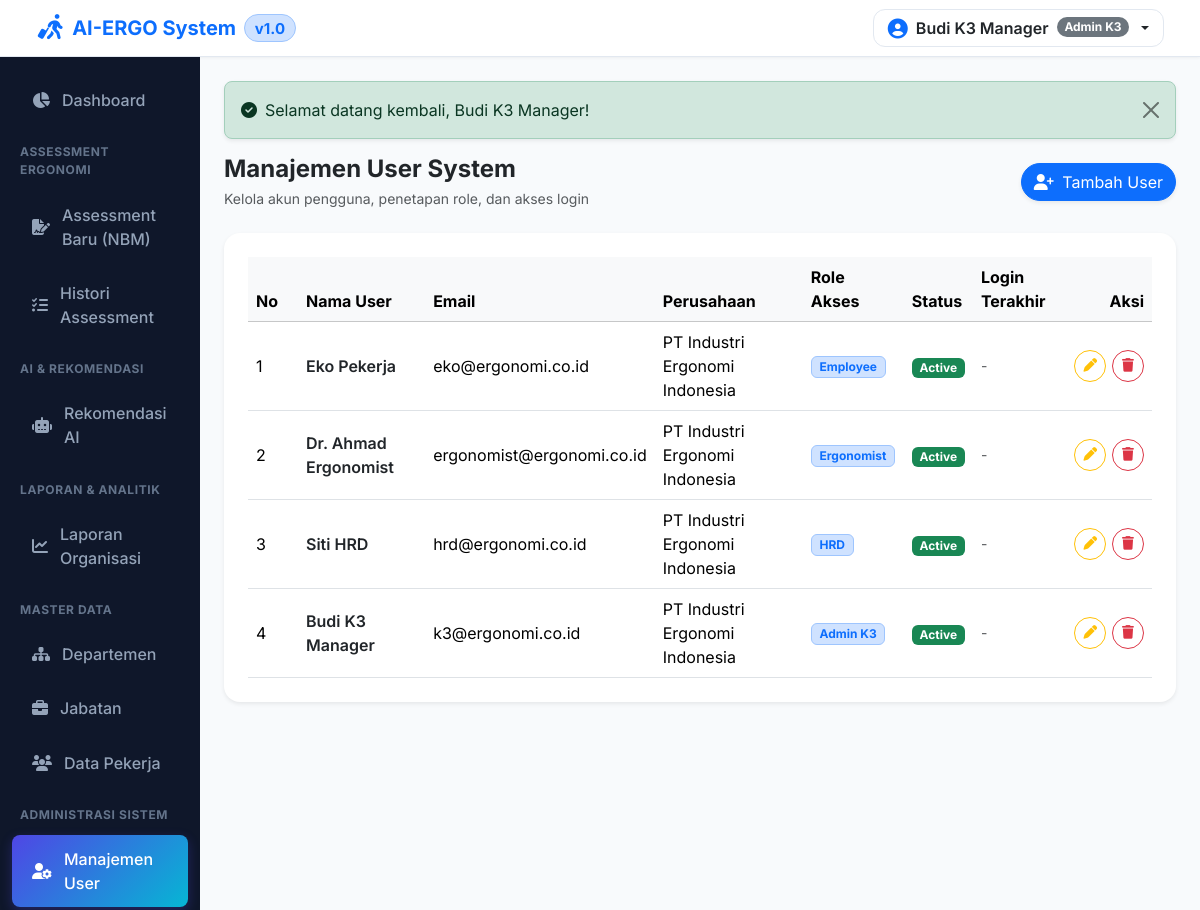
The app's page /admin/users (signed in) with its own data.
### tables this page shows
CREATE TABLE IF NOT EXISTS `settings` (
  `id` BIGINT UNSIGNED AUTO_INCREMENT PRIMARY KEY,
  `setting_group` VARCHAR(50) NOT NULL DEFAULT 'general',
  `setting_key` VARCHAR(100) NOT NULL UNIQUE,
  `setting_value` LONGTEXT NULL,
  `description` TEXT NULL
);

CREATE TABLE IF NOT EXISTS `users` (
  `id` BIGINT UNSIGNED AUTO_INCREMENT PRIMARY KEY,
  `company_id` BIGINT UNSIGNED NULL,
  `name` VARCHAR(255) NOT NULL,
  `email` VARCHAR(191) NOT NULL UNIQUE,
  `password` VARCHAR(255) NOT NULL,
  `status` ENUM('active', 'inactive') DEFAULT 'active',
  `last_login` DATETIME NULL,
  `created_at` TIMESTAMP DEFAULT CURRENT_TIMESTAMP,
  `updated_at` TIMESTAMP DEFAULT CURRENT_TIMESTAMP ON UPDATE CURRENT_TIMESTAMP,
  FOREIGN KEY (`company_id`) REFERENCES `companies` (`id`) ON DELETE SET NULL
);

CREATE TABLE IF NOT EXISTS `companies` (
  `id` BIGINT UNSIGNED AUTO_INCREMENT PRIMARY KEY,
  `name` VARCHAR(255) NOT NULL,
  `address` TEXT NULL,
  `phone` VARCHAR(50) NULL,
  `email` VARCHAR(100) NULL,
  `logo` VARCHAR(255) NULL,
  `status` ENUM('active', 'inactive') DEFAULT 'active',
  `created_at` TIMESTAMP DEFAULT CURRENT_TIMESTAMP,
  `updated_at` TIMESTAMP DEFAULT CURRENT_TIMESTAMP ON UPDATE CURRENT_TIMESTAMP
);

### core/App.php (called while the page is built, shortened)
<?php
class App {
    public function __construct() {
        require_once __DIR__ . '/../app/Helpers/Functions.php';
        spl_autoload_register(function ($class) {
            $prefixCore = 'Core\\';
            $prefixApp = 'App\\';
            if (strpos($class, $prefixCore) === 0) {
                $relativeClass = substr($class, strlen($prefixCore));
                $file = __DIR__ . '/' . str_replace('\\', '/', $relativeClass) . '.php';
                if (file_exists($file)) {
                    return;
                }
            }
            if (strpos($class, $prefixApp) === 0) {
                $relativeClass = substr($class, strlen($prefixApp));
                $file = __DIR__ . '/../app/' . str_replace('\\', '/', $relativeClass) . '.php';
                if (file_exists($file)) {
                    return;
                }
            }
        });
    }
    public function run(): void {
        Router::dispatch($_SERVER['REQUEST_URI'], $_SERVER['REQUEST_METHOD']);
    }
}

### app/Controllers/UserController.php (called while the page is built, shortened)
<?php
class UserController extends Controller {
    public function index() {
        $userModel = new User();
        $users = $userModel->getWithDetails();
        if (!has_role('Super Admin')) {
            $users = array_filter($users, function($u) {
                $roleNames = strtolower($u['role_names'] ?? '');
                return strpos($roleNames, 'super admin') === false && $u['id'] != 1;
            });
            $users = array_values($users);
        }
        $this->view('admin/users/index', ['users' => $users]);
    }
}

### public/index.php (called while the page is built)
<?php
require_once __DIR__ . '/../core/App.php';
$app = new Core\App();
$app->run();

### app/Helpers/Functions.php (called while the page is built, shortened)
<?php
if (!function_exists('get_setting')) {
    function get_setting($key, $default = '') {
        static $settingsMap = null;
        if ($settingsMap === null) {
            try {
                $settingModel = new \App\Models\Setting();
                $settingsMap = $settingModel->getAllAsKeyValue();
            } catch (\Exception $e) {
                $settingsMap = [];
            }
        }
        return $settingsMap[$key] ?? $default;
    }
}
if (!function_exists('base_url')) {
    function base_url($path = '') {
        static $detectedBase = null;
        if ($detectedBase === null) {
            if (isset($_SERVER['HTTP_HOST'])) {
                $scheme = (isset($_SERVER['HTTPS']) && $_SERVER['HTTPS'] === 'on') ? 'https' : 'http';
                $scriptDir = str_replace('\\', '/', dirname($_SERVER['SCRIPT_NAME'] ?? ''));
                $baseDir = preg_replace('#/public$#i', '', $scriptDir);
                $detectedBase = $scheme . '://' . $_SERVER['HTTP_HOST'] . rtrim($baseDir, '/');
            } else {
                $detectedBase = config('app.url', 'http://localhost/ergonomi');
            }
        }
        return rtrim($detectedBase, '/') . '/' . ltrim($path, '/');
    }
}
if (!function_exists('assets')) {
    function assets($path = '') {
        static $detectedAssetsBase = null;
        if ($detectedAssetsBase === null) {
            if (isset($_SERVER['HTTP_HOST'])) {
                $scheme = (isset($_SERVER['HTTPS']) && $_SERVER['HTTPS'] === 'on') ? 'https' : 'http';
                $scriptDir = str_replace('\\', '/', dirname($_SERVER['SCRIPT_NAME'] ?? ''));
                if (preg_match('#/public$#i', $scriptDir)) {
                    $detectedAssetsBase = $scheme . '://' . $_SERVER['HTTP_HOST'] . rtrim($scriptDir, '/') . '/assets/';
                } else {
                    $detectedAssetsBase = $scheme . '://' . $_SERVER['HTTP_HOST'] . rtrim($scriptDir, '/') . '/public/assets/';
                }
            } else {
                $detectedAssetsBase = base_url('public/assets/');
            }
        }
        return rtrim($detectedAssetsBase, '/') . '/' . ltrim($path, '/');
    }
}
if (!function_exists('upload_exists')) {
    function upload_exists($path = '') {
        if (empty($path)) return false;
        $fullPath = __DIR__ . '/../../public/' . ltrim($path, '/');
        return file_exists($fullPath);
    }
}
if (!function_exists('sanitize')) {
    function sanitize($data) {
        return htmlspecialchars(trim((string)$data), ENT_QUOTES, 'UTF-8');
    }
}
if (!function_exists('auth_user')) {
    function auth_user() {
        return $_SESSION['user'] ?? null;
    }
}
if (!function_exists('is_logged_in')) {
    function is_logged_in() {
        return auth_user() !== null;
    }
}

### core/Database.php (called while the page is built, shortened)
<?php
class Database {
    private static ?PDO $instance = null;
    public static function getInstance(): PDO {
        if (self::$instance === null) {
            $config = require __DIR__ . '/../config/database.php';
            $dsn = "mysql:host={$config['host']};port={$config['port']};dbname={$config['dbname']};charset={$config['charset']}";
            try {
                self::$instance = new PDO($dsn, $config['username'], $config['password'], $config['options']);
            } catch (PDOException $e) {
                try {
                    $dsnNoDb = "mysql:host={$config['host']};port={$config['port']};charset={$config['charset']}";
                    $pdo = new PDO($dsnNoDb, $config['username'], $config['password'], $config['options']);
                    $pdo->exec("CREATE DATABASE IF NOT EXISTS `" . $config['dbname'] . "` DEFAULT CHARACTER SET utf8mb4 COLLATE utf8mb4_unicode_ci");
                    $pdo->exec("USE `" . $config['dbname'] . "`");
                    $sqlFile = __DIR__ . '/../database.sql';
                    if (file_exists($sqlFile)) {
                        $sql = file_get_contents($sqlFile);
                        $pdo->exec($sql);
                    }
                    self::$instance = $pdo;
                } catch (PDOException $ex) {
                    die("Database connection error: " . $ex->getMessage());
                }
            }
        }
        return self::$instance;
    }
}

### core/Model.php (called while the page is built, shortened)
<?php
abstract class Model {
    protected PDO $db;
    protected string $table;
    protected string $primaryKey = 'id';
    public function __construct() {
        $this->db = Database::getInstance();
    }
    public function all(): array {
        $stmt = $this->db->query("SELECT * FROM {$this->table} ORDER BY {$this->primaryKey} DESC");
        return $stmt->fetchAll();
    }
    public function rawQuery(string $sql, array $params = []): array {
        $stmt = $this->db->prepare($sql);
        $stmt->execute($params);
        return $stmt->fetchAll();
    }
}

### app/Models/Setting.php (called while the page is built, shortened)
<?php
class Setting extends Model {
    public function getAllAsKeyValue(): array {
        $all = $this->all();
        $map = [];
        foreach ($all as $item) {
            $map[$item['setting_key']] = $item['setting_value'];
        }
        return $map;
    }
}

### config/database.php (called while the page is built)
<?php
return [
    'host' => '127.0.0.1',
    'port' => 3306,
    'dbname' => 'ai_ergo',
    'username' => 'root',
    'password' => '',
    'charset' => 'utf8mb4',
    'options' => [
        PDO::ATTR_ERRMODE => PDO::ERRMODE_EXCEPTION,
        PDO::ATTR_DEFAULT_FETCH_MODE => PDO::FETCH_ASSOC,
        PDO::ATTR_EMULATE_PREPARES => false,
    ],
];

### app/Models/User.php (called while the page is built, shortened)
<?php
class User extends Model {
    public function getWithDetails(): array {
        $sql = "SELECT u.*, c.name as company_name, GROUP_CONCAT(r.name SEPARATOR ', ') as role_names
                FROM users u
                LEFT JOIN companies c ON u.company_id = c.id
                LEFT JOIN user_roles ur ON u.id = ur.user_id
                LEFT JOIN roles r ON ur.role_id = r.id
                GROUP BY u.id
                ORDER BY u.id DESC";
        return $this->rawQuery($sql);
    }
}

### resources/views/admin/users/index.php (the view, shortened to what this page needs)
<div class="d-flex flex-column flex-sm-row justify-content-between align-items-start align-items-sm-center gap-3 mb-4">
    <div>
        <h4 class="fw-bold text-dark mb-1">Manajemen User System</h4>
        <p class="text-muted small mb-0">Kelola akun pengguna, penetapan role, dan akses login</p>
    </div>
    <a href="<?= base_url('admin/users/create') ?>" class="btn btn-primary rounded-pill shadow-sm btn-mobile-full">
        <i class="fa-solid fa-user-plus me-1"></i> Tambah User
    </a>
</div>
<div class="card border-0 shadow-sm rounded-4">
    <div class="card-body p-4">
        <div class="table-responsive">
            <table class="table table-hover align-middle mb-0">
                <thead class="table-light">
                    <tr>
                        <th style="width: 50px;">No</th>
                        <th>Nama User</th>
                        <th>Email</th>
                        <th>Perusahaan</th>
                        <th>Role Akses</th>
                        <th>Status</th>
                        <th>Login Terakhir</th>
                        <th class="text-end">Aksi</th>
                    </tr>
                </thead>
                <tbody>
                    <?php $no = 1; foreach ($users as $u): ?>
                        <tr>
                            <td><?= $no++ ?></td>
                            <td class="fw-semibold text-dark"><?= sanitize($u['name']) ?></td>
                            <td><?= sanitize($u['email']) ?></td>
                            <td><?= sanitize($u['company_name'] ?? 'Global System') ?></td>
                            <td><span class="badge bg-primary-subtle text-primary border border-primary-subtle"><?= sanitize($u['role_names'] ?? 'Employee') ?></span></td>
                            <td><span class="badge bg-<?= $u['status'] == 'active' ? 'success' : 'secondary' ?>"><?= ucfirst($u['status']) ?></span></td>
                            <td class="small text-muted"><?= $u['last_login'] ? date('d M Y H:i', strtotime($u['last_login'])) : '-' ?></td>
                            <td class="text-end text-nowrap">
                                <div class="table-action-group justify-content-end">
                                    <a href="<?= base_url("admin/users/edit/{$u['id']}") ?>" class="btn btn-sm btn-outline-warning btn-icon" title="Edit User"><i class="fa-solid fa-pen"></i></a>
                                    <?php if ($u['id'] != 1): ?>
                                        <a href="<?= base_url("admin/users/delete/{$u['id']}") ?>" class="btn btn-sm btn-outline-danger btn-icon" onclick="return confirm('Hapus user ini?');" title="Hapus User"><i class="fa-solid fa-trash"></i></a>
                                    <?php endif; ?>
                                </div>
                            </td>
                        </tr>
                    <?php endforeach; ?>
                </tbody>
            </table>
        </div>
    </div>
</div>

### core/Router.php (shortened to what this page needs)
<?php
class Router {
    private static array $routes = [];
    public static function get(string $path, array $handler): void {
        self::$routes['GET'][$path] = $handler;
    }
    public static function post(string $path, array $handler): void {
        self::$routes['POST'][$path] = $handler;
    }
    public static function dispatch(string $uri, string $method): void {
        $uri = parse_url($uri, PHP_URL_PATH);
        $scriptDir = str_replace('\\', '/', dirname($_SERVER['SCRIPT_NAME'] ?? ''));
        $baseDir = preg_replace('#/public$#i', '', $scriptDir);
        if (!empty($scriptDir) && $scriptDir !== '/' && strpos($uri, $scriptDir) === 0) {
            $uri = substr($uri, strlen($scriptDir));
        } elseif (!empty($baseDir) && $baseDir !== '/' && strpos($uri, $baseDir) === 0) {
            $uri = substr($uri, strlen($baseDir));
        }
        $uri = '/' . trim($uri, '/');
        $method = strtoupper($method);
        if (isset(self::$routes[$method])) {
            foreach (self::$routes[$method] as $routePath => $handler) {
                $pattern = preg_replace('/\{([a-zA-Z0-9_]+)\}/', '([^/]+)', $routePath);
                $pattern = "#^" . $pattern . "$#";
                if (preg_match($pattern, $uri, $matches)) {
                    array_shift($matches);
                    [$controllerClass, $action] = $handler;
                    if (class_exists($controllerClass)) {
                        $controller = new $controllerClass();
                        if (method_exists($controller, $action)) {
                            call_user_func_array([$controller, $action], $matches);
                            return;
                        }
                    }
                }
            }
        }
        exit;
    }
}

### resources/views/layouts/header.php (shortened to what this page needs)
<!DOCTYPE html>
<html lang="id">
<head>
    <title><?= sanitize($title ?? (get_setting('APP_NAME', 'AI-ERGO') . ' - Ergonomic Risk Assessment System')) ?></title>
    <link href="https://cdn.jsdelivr.net/npm/bootstrap@5.3.2/dist/css/bootstrap.min.css" rel="stylesheet">
    <link href="https://cdnjs.cloudflare.com/ajax/libs/font-awesome/6.4.2/css/all.min.css" rel="stylesheet">
    <link href="<?= assets('css/style.css') ?>?v=<?= time() ?>" rel="stylesheet">
</head>
<body>
<?php if (is_logged_in()): ?>
<nav class="navbar app-header sticky-top px-2 px-md-4 py-2">
    <div class="container-fluid d-flex flex-nowrap align-items-center justify-content-between">
        <div class="d-flex align-items-center gap-2">
            <a class="navbar-brand d-flex align-items-center gap-1 gap-sm-2 fw-bold text-primary mb-0 me-0" href="<?= base_url('dashboard') ?>">
                <?php $appLogo = get_setting('APP_LOGO'); ?>
                <?php if (upload_exists($appLogo)): ?>
                    <img src="<?= upload_url($appLogo) ?>" alt="Logo" style="max-height: 32px; width: auto;" class="d-inline-block align-text-top me-1">
                <?php else: ?>
                    <i class="fa-solid fa-person-walking-luggage fa-lg text-primary"></i>
                <?php endif; ?>
                <span><?= sanitize(get_setting('APP_NAME', 'AI-ERGO')) ?></span>
                <span class="badge bg-primary-subtle text-primary border border-primary-subtle rounded-pill fs-7">v1.0</span>
            </a>
        </div>
        <div class="d-flex align-items-center ms-auto">
            <div class="dropdown">
                <button class="btn dropdown-toggle d-flex align-items-center gap-2 user-profile-btn" type="button" data-bs-toggle="dropdown">
                    <i class="fa-solid fa-circle-user text-primary fa-lg"></i>
                    <span class="fw-semibold text-dark d-none d-md-inline"><?= sanitize(auth_user()['name'] ?? 'User') ?></span>
                    <span class="badge bg-secondary rounded-pill d-none d-md-inline"><?= sanitize(auth_user()['roles'][0] ?? 'User') ?></span>
                </button>
            </div>
        </div>
    </div>
</nav>
<div class="container-fluid">
    <div class="row">
<?php endif; ?>

### records on screen
settings: setting_key "AI-ERGO System"
users: name "Budi K3 Manager", email "k3@ergonomi.co.id", company.name "PT Industri Ergonomi Indonesia", role_names "Admin K3", status "Active"
users: name "Eko Pekerja", email "eko@ergonomi.co.id", company.name "PT Industri Ergonomi Indonesia", role_names "Employee", status "Active"
users: name "Dr. Ahmad Ergonomist", email "ergonomist@ergonomi.co.id", company.name "PT Industri Ergonomi Indonesia", role_names "Ergonomist", status "Active"
users: name "Siti HRD", email "hrd@ergonomi.co.id", company.name "PT Industri Ergonomi Indonesia", role_names "HRD", status "Active"

### other values on screen
$msg['message'] "Selamat datang kembali, Budi K3 Manager!"
